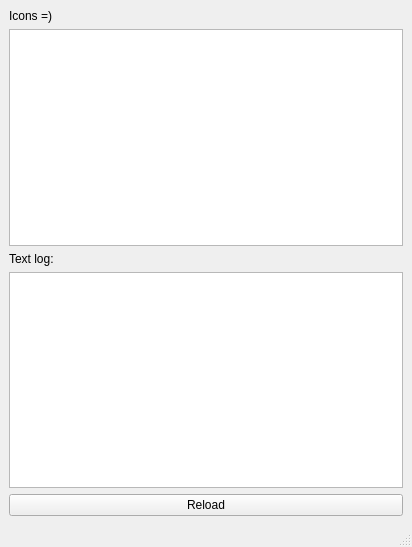
<ui version="4.0" >
 <class>MainWindow</class>
 <widget class="QMainWindow" name="MainWindow" >
  <property name="geometry" >
   <rect>
    <x>0</x>
    <y>0</y>
    <width>412</width>
    <height>547</height>
   </rect>
  </property>
  <property name="windowTitle" >
   <string>MainWindow</string>
  </property>
  <widget class="QWidget" name="centralwidget" >
   <layout class="QGridLayout" >
    <property name="margin" >
     <number>9</number>
    </property>
    <property name="spacing" >
     <number>6</number>
    </property>
    <item row="1" column="0" >
     <widget class="QListWidget" name="list" />
    </item>
    <item row="0" column="0" >
     <widget class="QLabel" name="label_2" >
      <property name="text" >
       <string>Icons =)</string>
      </property>
     </widget>
    </item>
    <item row="2" column="0" >
     <widget class="QLabel" name="label" >
      <property name="text" >
       <string>Text log:</string>
      </property>
     </widget>
    </item>
    <item row="3" column="0" >
     <widget class="QTextEdit" name="log" />
    </item>
    <item row="4" column="0" >
     <widget class="QPushButton" name="reload" >
      <property name="text" >
       <string>Reload</string>
      </property>
     </widget>
    </item>
   </layout>
  </widget>
  <widget class="QMenuBar" name="menubar" >
   <property name="geometry" >
    <rect>
     <x>0</x>
     <y>0</y>
     <width>412</width>
     <height>29</height>
    </rect>
   </property>
  </widget>
  <widget class="QStatusBar" name="statusbar" />
 </widget>
 <resources/>
 <connections/>
</ui>
